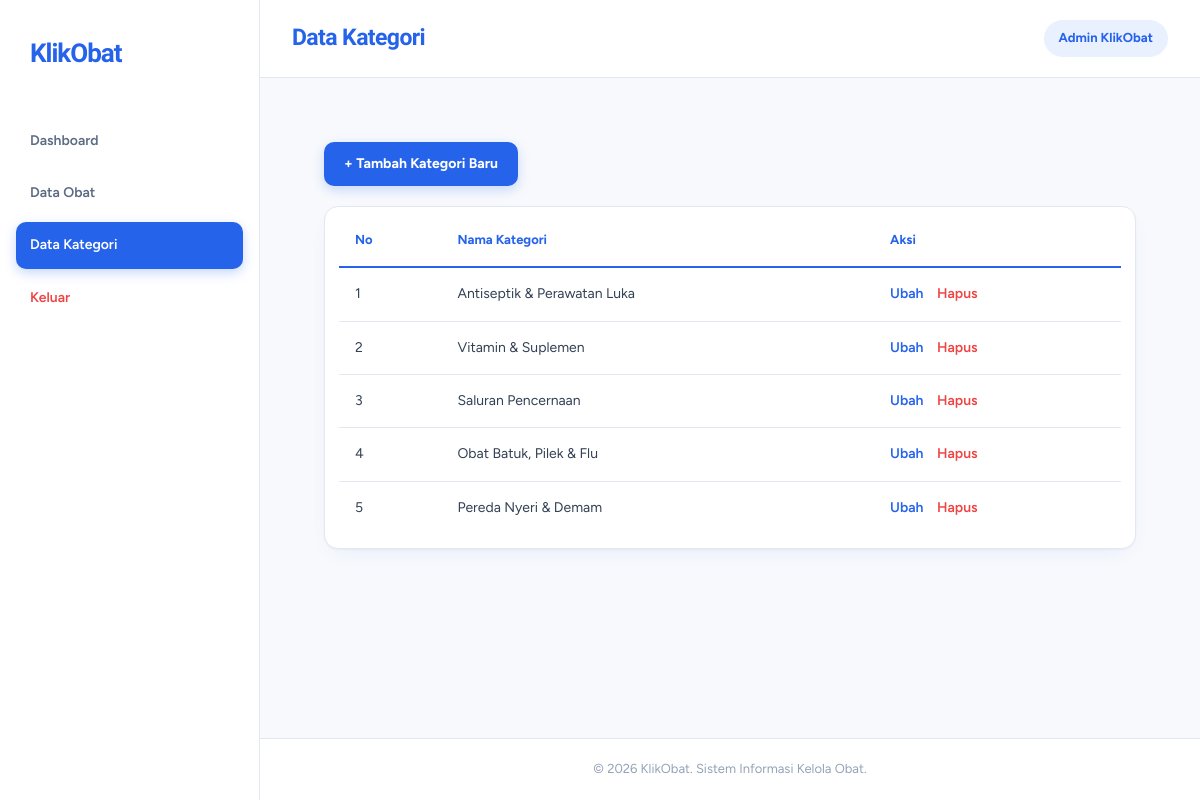
/admin/kategori/index.php (signed in), run on the app's committed database.
### tables this page shows
CREATE TABLE `kategori` (
  `id_kategori` INT(11) NOT NULL AUTO_INCREMENT,
  `nama_kategori` VARCHAR(100) NOT NULL,
  PRIMARY KEY (`id_kategori`),
  UNIQUE KEY `uk_nama_kategori` (`nama_kategori`)
);

### admin/kategori/index.php (the view, shortened to what this page needs)
<?php
require_once '../../config/koneksi.php';
$result = $conn->query("SELECT * FROM kategori ORDER BY id_kategori DESC");
?>
<!DOCTYPE html>
<html lang="id">
<head>
    <link rel="stylesheet" href="../../frontend/assets/css/style.css">
    <link rel="stylesheet" href="../../frontend/assets/css/admin.css">
</head>
<body>
    <div class="admin-container">
        <?php include '../../backend/admin/layout/sidebar.php'; ?>
        <main class="admin-main">
            <?php include '../../backend/admin/layout/header.php'; ?>
            <div class="admin-content">
                <div style="margin-bottom: 20px;">
                    <a href="tambah.php" class="admin-btn">+ Tambah Kategori Baru</a>
                </div>
                <div class="admin-table-container">
                    <table class="admin-table">
                        <thead>
                            <tr>
                                <th>No</th>
                                <th>Nama Kategori</th>
                                <th>Aksi</th>
                            </tr>
                        </thead>
                        <tbody>
                            <?php $no = 1; while ($row = $result->fetch_assoc()): ?>
                            <tr>
                                <td><?= $no++; ?></td>
                                <td><?= htmlspecialchars($row['nama_kategori']); ?></td>
                                <td>
                                    <a href="ubah.php?id=<?= $row['id_kategori']; ?>" style="color: var(--admin-primary); font-weight: 600; margin-right: 10px;">Ubah</a>
                                    <a href="hapus.php?id=<?= $row['id_kategori']; ?>" onclick="return confirm('Yakin ingin menghapus kategori ini?');" style="color: #ef4444; font-weight: 600;">Hapus</a>
                                </td>
                            </tr>
                            <?php endwhile; ?>
                        </tbody>
                    </table>
                </div>
            </div>
            <?php include '../../backend/admin/layout/footer.php'; ?>
        </main>
    </div>
</body>
</html>

### frontend/assets/css/style.css (style rules this page uses)
:root { --bg-app: #F4F7FB; --bg-surface: #FFFFFF; --bg-subtle: #F8FAFC; --primary: #2563EB; --primary-hover: #1D4ED8; --primary-soft: #EFF6FF; --text-main: #0F172A; --text-secondary: #64748B; --text-muted: #94A3B8; --border-soft: #E2E8F0; --shadow-card: 0 10px 30px -10px rgba(37, 99, 235, .06), 0 4px 12px -2px rgba(15, 23, 42, .03); --shadow-hover: 0 20px 38px -12px rgba(37, 99, 235, .13), 0 8px 16px -4px rgba(15, 23, 42, .05); --font-display: 'Bricolage Grotesque', 'Figtree', system-ui, sans-serif; --font-ui: 'Figtree', system-ui, sans-serif; }
* { box-sizing: border-box; margin: 0 }
html { scroll-behavior: smooth; scroll-padding-top: 90px }
body { font-family: var(--font-ui); font-size: 1rem; background: var(--bg-app); color: var(--text-main); line-height: 1.55; font-optical-sizing: auto; -webkit-font-smoothing: antialiased; text-rendering: optimizeLegibility }
a { color: inherit; text-decoration: none }

### frontend/assets/css/admin.css (style rules this page uses)
:root { --admin-primary: #2563EB; --admin-primary-dark: #1D4ED8; --admin-primary-soft: #EAF1FE; --admin-bg: #F7F9FC; --admin-white: #FFFFFF; --admin-text: #0F172A; --admin-secondary: #5B6B82; --admin-muted: #94A3B8; --admin-border: #E3E8F0; --admin-shadow: 0 1px 2px rgba(15, 23, 42, .04), 0 8px 24px -12px rgba(37, 99, 235, .14); }
* { margin: 0; padding: 0; box-sizing: border-box; }
body { font-family: 'Figtree', system-ui, sans-serif; background: var(--admin-bg); color: var(--admin-text); line-height: 1.6; -webkit-font-smoothing: antialiased; }
.admin-container { display: flex; min-height: 100vh; }
.admin-main { flex: 1; min-width: 0; display: flex; flex-direction: column; }
.admin-content { flex: 1; padding: 32px; }
.admin-table-container { width: 100%; overflow-x: auto; padding: 8px 14px 14px; background: var(--admin-white); border: 1px solid var(--admin-border); border-radius: 14px; box-shadow: var(--admin-shadow); }
.admin-table { width: 100%; min-width: 550px; border-collapse: collapse; }
.admin-table th, .admin-table td { padding: 15px 16px; text-align: left; border-bottom: 1px solid var(--admin-border); font-size: 14px; }
.admin-table th { background: transparent; color: var(--admin-primary); font-size: 13px; font-weight: 700; border-bottom: 2px solid var(--admin-primary); }
.admin-table td { color: #334155; }
.admin-table tbody tr { transition: background .2s; }
.admin-table tbody tr:last-child td { border-bottom: none; }
.admin-btn { display: inline-flex; align-items: center; justify-content: center; gap: 8px; padding: 11px 20px; background: var(--admin-primary); color: #fff; border: none; border-radius: 10px; text-decoration: none; font-family: inherit; font-size: 14px; font-weight: 700; cursor: pointer; box-shadow: 0 4px 12px rgba(37, 99, 235, .22); transition: background .2s ease, transform .2s ease; }

### data on the page
kategori: nama_kategori "Antiseptik & Perawatan Luka"
kategori: nama_kategori "Vitamin & Suplemen"
kategori: nama_kategori "Saluran Pencernaan"
kategori: nama_kategori "Obat Batuk, Pilek & Flu"
kategori: nama_kategori "Pereda Nyeri & Demam"

### other printed values
$judulHalaman "Data Kategori"
